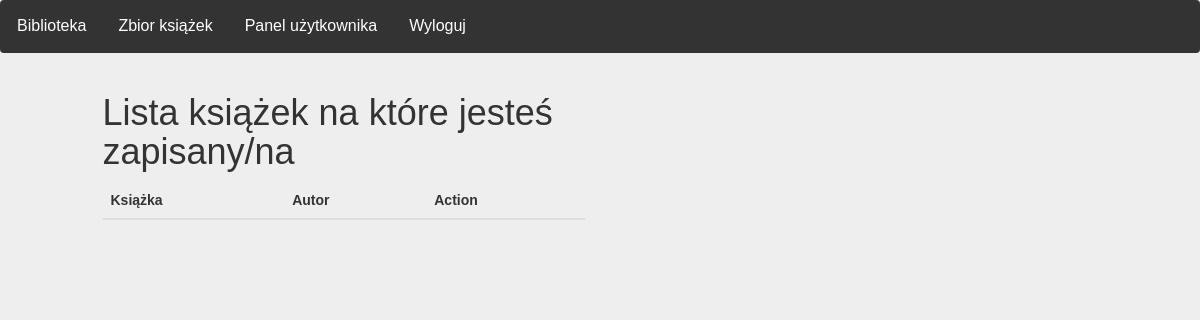
Before: /books_not_avaible/ (signed in) with the older database file.
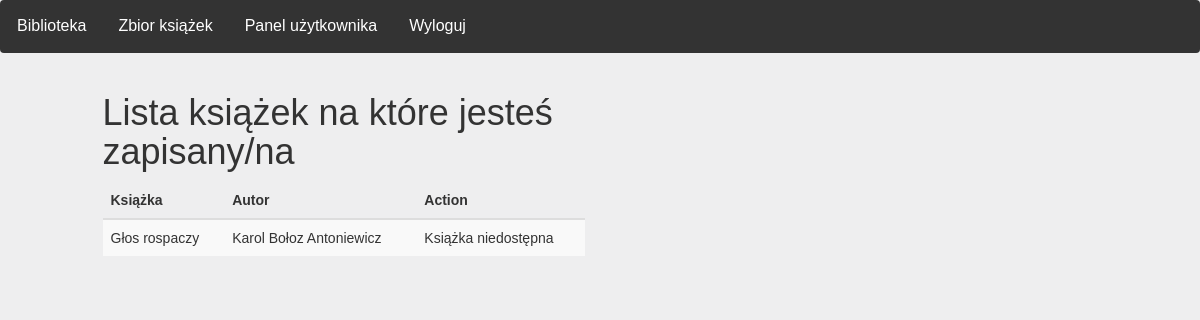
After: the same page with the newer database file.
### main_library/models.py (models this page shows)
class BooksNotAvailable(models.Model):
    book_id = models.ForeignKey(Bookshelf, default=None, on_delete=models.SET_DEFAULT)
    user_id = models.ForeignKey(User, default=None, on_delete=models.SET_DEFAULT)

class Bookshelf(models.Model):
    kind = models.TextField(default='')
    title = models.TextField(default='')
    author = models.TextField(default='')
    epoch = models.TextField(default='')
    genre = models.TextField(default='')
    quantity = models.IntegerField(default=random.randint(0, 10))

### main_library/views.py (the view)
# urls.py: path('books_not_avaible/', views.books_not_avaible, name='books_not_avaible'),
def books_not_avaible(request):
    user_id = User.objects.get(pk=request.user.id)
    books = BooksNotAvailable.objects.filter(user_id=user_id)
    return render(request, 'main_library/pending_list.html', {'books' : books})

### main_library/templates/main_library/pending_list.html
{% extends "main_library/base.html" %}
{% block content %}
<div class="row">
    <div class="col-md-1"></div>
    <div class="col-md-5">
<h1>Lista książek na które jesteś zapisany/na</h1>
<table class="table table-dark table-striped" >
            <thead>
              <tr>
                  <th>Książka</th>
                  <th>Autor</th>
                  <th>Action</th>
              </tr>
            </thead>
                {% for n in books %}
                <tr>
                    <td> {{ n.book_id.title }} </td>
                    <td> {{ n.book_id.author }} </td>
                    {% if n.book_id.quantity > 0 %}
                    <td> <a href="{% url 'rent' n.book_id.id %}"> Wypożycz </a> </td>
                    {% else %}
                    <td> Książka niedostępna </td>
                    {% endif %}
                </tr>
                {% endfor %}
        </table>
{% endblock %}

Changed rows visible on the page:
added BooksNotAvailable: book_id "Głos rospaczy", book_id.author "Karol Bołoz Antoniewicz", shows "Książka niedostępna"
